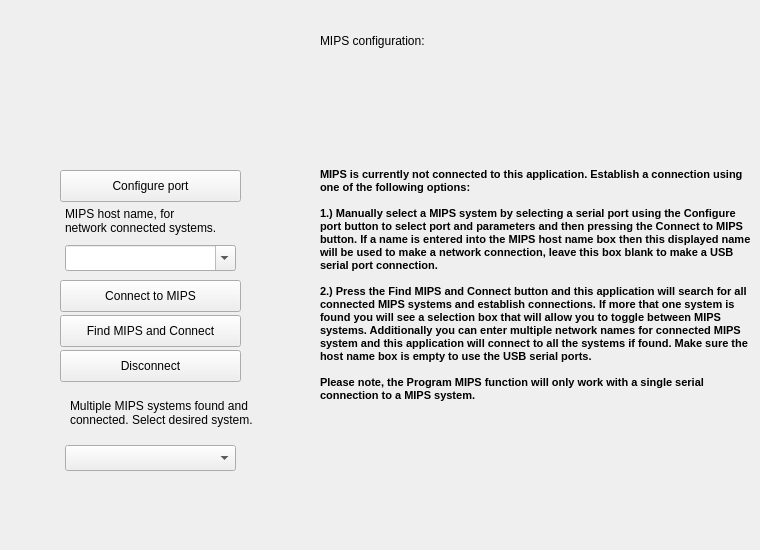
    <widget class="QWidget" name="System">
     <attribute name="title">
      <string>System</string>
     </attribute>
     <widget class="QLabel" name="lblMIPSimage">
      <property name="geometry">
       <rect>
        <x>20</x>
        <y>30</y>
        <width>261</width>
        <height>121</height>
       </rect>
      </property>
      <property name="text">
       <string/>
      </property>
      <property name="pixmap">
       <pixmap resource="files.qrc">:/Images/MIPS.jpg</pixmap>
      </property>
      <property name="scaledContents">
       <bool>true</bool>
      </property>
     </widget>
     <widget class="QLabel" name="lblMIPSconfigTitle">
      <property name="geometry">
       <rect>
        <x>320</x>
        <y>25</y>
        <width>241</width>
        <height>31</height>
       </rect>
      </property>
      <property name="text">
       <string>MIPS configuration:</string>
      </property>
     </widget>
     <widget class="QLabel" name="lblMIPSconfig">
      <property name="geometry">
       <rect>
        <x>410</x>
        <y>100</y>
        <width>331</width>
        <height>331</height>
       </rect>
      </property>
      <property name="text">
       <string/>
      </property>
      <property name="alignment">
       <set>Qt::AlignLeading|Qt::AlignLeft|Qt::AlignTop</set>
      </property>
     </widget>
     <widget class="QPushButton" name="pbConnect">
      <property name="geometry">
       <rect>
        <x>60</x>
        <y>280</y>
        <width>181</width>
        <height>32</height>
       </rect>
      </property>
      <property name="toolTip">
       <string>Press this button to connect to MIPS.</string>
      </property>
      <property name="text">
       <string>Connect to MIPS</string>
      </property>
     </widget>
     <widget class="QPushButton" name="pbConfigure">
      <property name="geometry">
       <rect>
        <x>60</x>
        <y>170</y>
        <width>181</width>
        <height>32</height>
       </rect>
      </property>
      <property name="toolTip">
       <string>Press this button to configure the serial port before connecting to MIPS.</string>
      </property>
      <property name="text">
       <string>Configure port</string>
      </property>
     </widget>
     <widget class="QPushButton" name="pbDisconnect">
      <property name="geometry">
       <rect>
        <x>60</x>
        <y>350</y>
        <width>181</width>
        <height>32</height>
       </rect>
      </property>
      <property name="toolTip">
       <string>Press to disconnect from MIPS.</string>
      </property>
      <property name="text">
       <string>Disconnect</string>
      </property>
     </widget>
     <widget class="QLabel" name="lblMIPSconfigTitle_2">
      <property name="geometry">
       <rect>
        <x>65</x>
        <y>205</y>
        <width>191</width>
        <height>31</height>
       </rect>
      </property>
      <property name="text">
       <string>MIPS host name, for
network connected systems.</string>
      </property>
     </widget>
     <widget class="QLabel" name="lblMIPSconnectionNotes">
      <property name="geometry">
       <rect>
        <x>320</x>
        <y>55</y>
        <width>431</width>
        <height>486</height>
       </rect>
      </property>
      <property name="font">
       <font>
        <family>MS Shell Dlg 2</family>
        <pointsize>8</pointsize>
        <weight>75</weight>
        <bold>true</bold>
       </font>
      </property>
      <property name="midLineWidth">
       <number>0</number>
      </property>
      <property name="text">
       <string>MIPS is currently not connected to this application. Establish a connection using one of the following options:

1.) Manually select a MIPS system by selecting a serial port using the Configure port button to select port and parameters and then pressing the Connect to MIPS button. If a name is entered into the MIPS host name box then this displayed name will be used to make a network connection, leave this box blank to make a USB serial port connection.

2.) Press the Find MIPS and Connect button and this application will search for all connected MIPS systems and establish connections. If more that one system is found you will see a selection box that will allow you to toggle between MIPS systems. Additionally you can enter multiple network names for connected MIPS system and this application will connect to all the systems if found. Make sure the host name box is empty to use the USB serial ports.

Please note, the Program MIPS function will only work with a single serial connection to a MIPS system.

</string>
      </property>
      <property name="wordWrap">
       <bool>true</bool>
      </property>
     </widget>
     <widget class="QPushButton" name="pbSearchandConnect">
      <property name="geometry">
       <rect>
        <x>60</x>
        <y>315</y>
        <width>181</width>
        <height>32</height>
       </rect>
      </property>
      <property name="toolTip">
       <string>Press this button to search for all USB connected MIPS systems and connect.</string>
      </property>
      <property name="text">
       <string>Find MIPS and Connect</string>
      </property>
     </widget>
     <widget class="QComboBox" name="comboSystems">
      <property name="geometry">
       <rect>
        <x>65</x>
        <y>445</y>
        <width>171</width>
        <height>26</height>
       </rect>
      </property>
      <property name="toolTip">
       <string>Communicate with the selected MIPS system</string>
      </property>
     </widget>
     <widget class="QLabel" name="lblSystems">
      <property name="geometry">
       <rect>
        <x>70</x>
        <y>390</y>
        <width>191</width>
        <height>46</height>
       </rect>
      </property>
      <property name="text">
       <string>Multiple MIPS systems found and connected. Select desired system.</string>
      </property>
      <property name="wordWrap">
       <bool>true</bool>
      </property>
     </widget>
     <widget class="QComboBox" name="comboMIPSnetNames">
      <property name="geometry">
       <rect>
        <x>65</x>
        <y>245</y>
        <width>171</width>
        <height>26</height>
       </rect>
      </property>
      <property name="editable">
       <bool>true</bool>
      </property>
      <property name="insertPolicy">
       <enum>QComboBox::InsertAtTop</enum>
      </property>
      <property name="modelColumn">
       <number>0</number>
      </property>
     </widget>
     <zorder>lblMIPSconfigTitle_2</zorder>
     <zorder>lblMIPSimage</zorder>
     <zorder>lblMIPSconfigTitle</zorder>
     <zorder>lblMIPSconfig</zorder>
     <zorder>pbConnect</zorder>
     <zorder>pbConfigure</zorder>
     <zorder>pbDisconnect</zorder>
     <zorder>lblMIPSconnectionNotes</zorder>
     <zorder>pbSearchandConnect</zorder>
     <zorder>comboSystems</zorder>
     <zorder>lblSystems</zorder>
     <zorder>comboMIPSnetNames</zorder>
    </widget>
